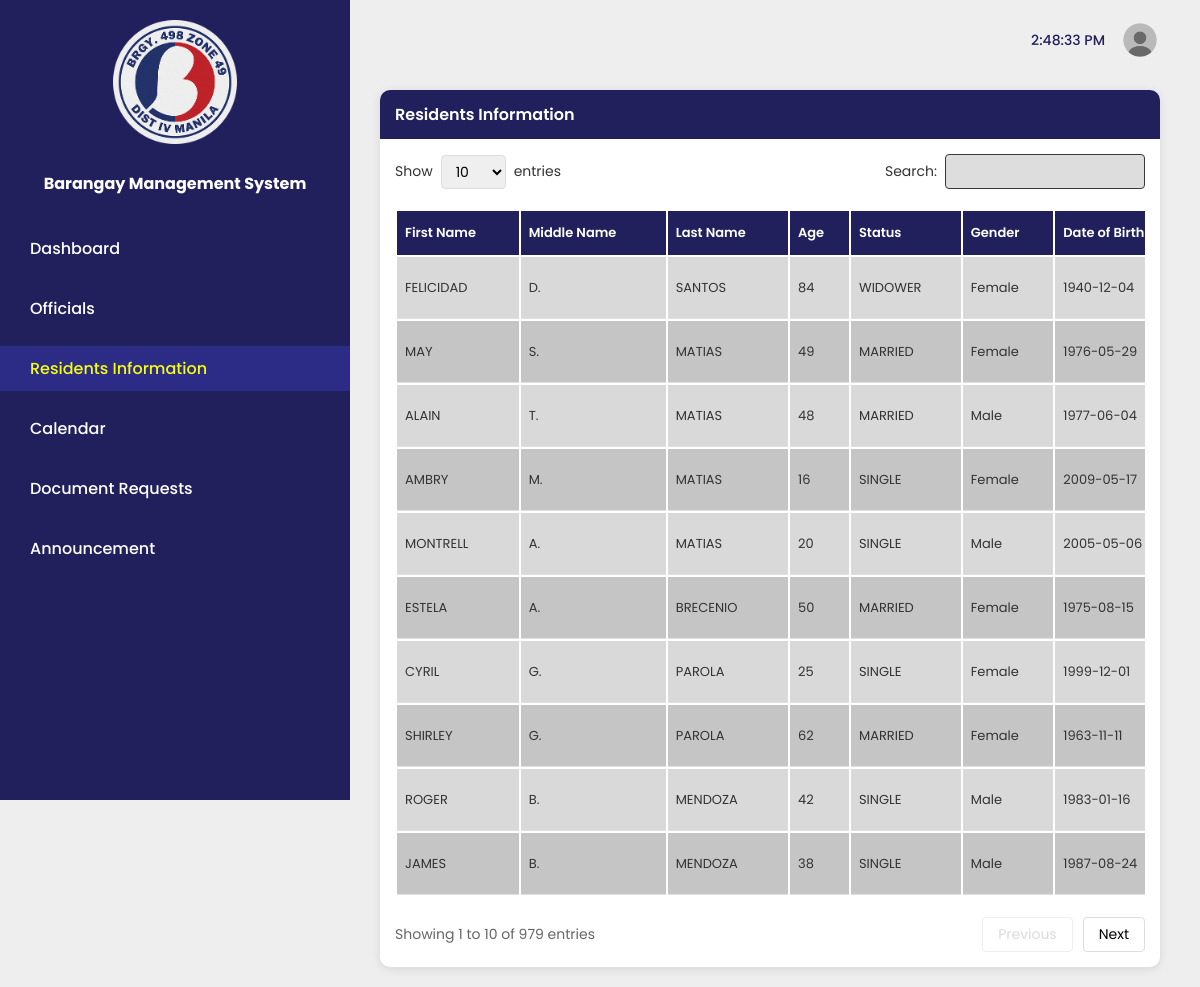
The page /admin-residents-info/admin-residents.php on the database its author committed.
### tables this page shows
CREATE TABLE `userprofile498` (
  `profile_id` int(11) NOT NULL,
  `user_id` int(11) NOT NULL,
  `first_name` varchar(100) NOT NULL,
  `profile_photo` varchar(255) DEFAULT NULL,
  `full_name` varchar(255) NOT NULL,
  `address` varchar(255) NOT NULL,
  `date_of_birth` date NOT NULL,
  `place_of_birth` varchar(255) NOT NULL,
  `sex` enum('M','F') NOT NULL,
  `civil_status` varchar(50) NOT NULL,
  `occupation` varchar(100) NOT NULL,
  `citizenship` varchar(50) NOT NULL,
  `relation_to_household` varchar(100) NOT NULL,
  `contact_number` varchar(20) DEFAULT NULL,
  `email` varchar(100) DEFAULT NULL,
  `created_at` timestamp NOT NULL DEFAULT current_timestamp(),
  `updated_at` timestamp NOT NULL DEFAULT current_timestamp() ON UPDATE current_timestamp()
);

### admin-residents-info/admin-residents.php (the view, shortened to what this page needs)
<?php
$servername = "localhost";
$username = "root";
$password = "";
$dbname = "498portal";
$conn = new mysqli($servername, $username, $password, $dbname);
$entries_per_page = isset($_GET['entries']) ? intval($_GET['entries']) : 10;
$page = isset($_GET['page']) ? intval($_GET['page']) : 1;
$offset = ($page - 1) * $entries_per_page;
$search = isset($_GET['search']) ? $conn->real_escape_string($_GET['search']) : '';
$where_clause = "";
$count_sql = "SELECT COUNT(*) as total FROM userprofile498 up
              INNER JOIN usercreds uc ON up.user_id = uc.user_id
              $where_clause";
$count_result = $conn->query($count_sql);
$total_records = $count_result->fetch_assoc()['total'];
$total_pages = ceil($total_records / $entries_per_page);
$sql = "SELECT
    uc.user_id,
    up.first_name,
    up.full_name,
    TIMESTAMPDIFF(YEAR, up.date_of_birth, CURDATE()) as age,
    up.civil_status,
    up.sex as gender,
    up.date_of_birth,
    COALESCE(NULLIF(up.contact_number, ''), uc.contact_number) as contact_number,
    COALESCE(NULLIF(up.email, ''), uc.email) as email
FROM userprofile498 up
INNER JOIN usercreds uc ON up.user_id = uc.user_id
$where_clause
ORDER BY up.profile_id ASC
LIMIT $offset, $entries_per_page";
$result = $conn->query($sql);
?>
<!DOCTYPE html>
<html lang="en">
  <head>
    <link rel="stylesheet" href="../admin-residents-info/admin-residents.css" />
    <link rel="stylesheet" href="../logout-modal.css" />
  </head>
  <body>
    <div class="sidebar" id="sidebar">
      <img
        src="../images/barangay-logo.png"
        alt="barangay-logo"
        class="barangay-logo"
      />
      <h1>Barangay Management System</h1>
      <nav class="menu">
        <ul class="menu-items">
          <li>
            <a href="../admin-dashboard.php">Dashboard</a>
          </li>
          <li><a href="../admin-officials/admin-officials.php">Officials</a></li>
          <li>
            <a href="../admin-residents-info/admin-residents.php" class="active"
              >Residents Information</a
            >
          </li>
          <li><a href="../admin-calendar/admin-calendar.php">Calendar</a></li>
          <li>
            <a href="../admin-document-req/admin-document-requests.php"
              >Document Requests</a>
          </li>
          <li>
            <a href="../admin-announcement/admin-announcement.php">Announcement</a>
          </li>
        </ul>
      </nav>
    </div>
    <div class="main-container">
      <div class="header">
        <div class="clock" id="clock">12:00:00 AM</div>
        <a href="#" id="logoutBtn">
          <img src="../images/logout.png" alt="logout" class="logout-logo" />
        </a>
      </div>
      <div class="content-box">
        <div class="content-header">Residents Information</div>
        <div class="table-controls">
          <div class="show-entries">
            <span>Show</span>
            <select id="entriesSelect" onchange="changeEntries(this.value)">
              <option value="10" <?php echo $entries_per_page == 10 ? 'selected' : ''; ?>>10</option>
            </select>
            <span>entries</span>
          </div>
          <div class="search-box">
            <span>Search:</span>
            <input type="text" id="searchInput" placeholder="" value="<?php echo htmlspecialchars($search); ?>" />
          </div>
        </div>
        <div class="residents-table">
          <table>
            <thead>
              <tr>
                <th>First Name</th>
                <th>Middle Name</th>
                <th>Last Name</th>
                <th>Age</th>
                <th>Status</th>
                <th>Gender</th>
                <th>Date of Birth</th>
              </tr>
            </thead>
            <tbody id="tableBody">
              <?php
        if ($result->num_rows > 0) {
          while($row = $result->fetch_assoc()) {
            $name_parts = explode(' ', trim($row['full_name']));
            $middle_name = '';
            $last_name = '';
            if (count($name_parts) > 2) {
              $middle_parts = array_slice($name_parts, 1, -1);
              $middle_name = !empty($middle_parts) ? substr($middle_parts[0], 0, 1) . '.' : '';
              $last_name = end($name_parts);
            } else if (count($name_parts) == 2) {
              $last_name = $name_parts[1];
            }
            echo "<tr>";
            echo "<td>" . htmlspecialchars($row['first_name']) . "</td>";
            echo "<td>" . htmlspecialchars($middle_name) . "</td>";
            echo "<td>" . htmlspecialchars($last_name) . "</td>";
            echo "<td>" . htmlspecialchars($row['age']) . "</td>";
            echo "<td>" . htmlspecialchars($row['civil_status']) . "</td>";
            echo "<td>" . ($row['gender'] == 'M' ? 'Male' : 'Female') . "</td>";
            echo "<td>" . htmlspecialchars($row['date_of_birth']) . "</td>";
            echo "</tr>";
          }
        } else {
          echo '<tr><td colspan="10" style="text-align: center;">No residents found</td></tr>';
        }
              ?>
            </tbody>
          </table>
        </div>
        <div class="table-footer">
          <div class="showing-info">
            Showing <?php echo min($offset + 1, $total_records); ?> to <?php echo min($offset + $entries_per_page, $total_records); ?> of <?php echo $total_records; ?> entries
          </div>
          <div class="pagination">
            <button id="prevBtn" <?php echo $page <= 1 ? 'disabled' : ''; ?> onclick="changePage(<?php echo $page - 1; ?>)">Previous</button>
            <button id="nextBtn" <?php echo $page >= $total_pages ? 'disabled' : ''; ?> onclick="changePage(<?php echo $page + 1; ?>)">Next</button>
          </div>
        </div>
      </div>
    </div>
  </body>
</html>

### admin-residents-info/admin-residents.css (style rules this page uses)
* { font-family: "Poppins", sans-serif; margin: 0; padding: 0; box-sizing: border-box; }
body { background-color: #eeeeee; }
.sidebar { position: fixed; background-color: #21205d; color: white; width: 350px; min-height: 100vh; text-align: center; padding: 20px; z-index: 1000; overflow-y: auto; }
.barangay-logo { width: 40%; padding-bottom: 20px; }
.sidebar h1 { font-size: 16px; margin-bottom: 30px; }
.menu-items { list-style: none; text-align: start; }
.menu-items li { margin-bottom: 15px; }
.menu-items a { text-decoration: none; color: white; display: block; padding: 10px 30px; margin: 0 -20px; transition: 0.3s; font-weight: 500; }
.menu-items a.active { background-color: #2c2b85; color: #f5fd12; }
.main-container { margin-left: 340px; padding: 20px 40px; }
.header { display: flex; justify-content: flex-end; align-items: center; gap: 15px; margin-bottom: 30px; }
.clock { font-size: 14px; color: #21205d; font-weight: 500; }
.logout-logo { width: 40px; border-radius: 50%; display: flex; align-items: center; justify-content: center; cursor: pointer; transition: 0.3s; }
.content-box { background-color: white; border-radius: 10px; padding: 30px; box-shadow: 0 2px 10px rgba(0, 0, 0, 0.1); }
.content-header { background-color: #21205d; color: white; padding: 15px 20px; margin: -30px -30px 20px -30px; border-radius: 10px 10px 0 0; font-size: 18px; font-weight: 600; }
.table-controls { display: flex; justify-content: space-between; align-items: center; margin-bottom: 20px; flex-wrap: wrap; gap: 15px; }
.show-entries { display: flex; align-items: center; gap: 8px; font-size: 14px; color: #333; }
.show-entries select { padding: 5px 10px; border: 1px solid #ddd; border-radius: 4px; font-size: 14px; cursor: pointer; }
.search-box { display: flex; align-items: center; gap: 8px; font-size: 14px; color: #333; }
.search-box input { padding: 6px 12px; border: 1px solid #393838; background-color: #ddd; border-radius: 4px; font-size: 14px; width: 200px; }
.residents-table { width: 100%; border-collapse: collapse; overflow-x: auto; display: block; }
.residents-table table { width: 100%; min-width: 1200px; }
.residents-table th { background-color: #21205d; color: white; padding: 12px 8px; text-align: left; font-weight: 600; font-size: 13px; white-space: nowrap; }
.residents-table td { padding: 12px 8px; border-bottom: 1px solid #e0e0e0; font-size: 13px; color: #333; }
.residents-table tbody tr { background-color: #d9d9d9; }
.residents-table tbody tr:nth-child(even) { background-color: #c5c5c5; }
.table-footer { display: flex; justify-content: space-between; align-items: center; margin-top: 20px; font-size: 14px; color: #666; }
.pagination { display: flex; gap: 10px; }
.pagination button { padding: 6px 15px; border: 1px solid #ddd; background-color: white; border-radius: 4px; cursor: pointer; font-size: 14px; transition: 0.3s; }
.pagination button:disabled { opacity: 0.5; cursor: not-allowed; }
.residents-table { font-size: 12px; }
.content-box { padding: 15px; }
.content-header { margin: -15px -15px 15px -15px; padding: 12px 15px; font-size: 16px; }

### rows shown on the page
userprofile498: first_name "FELICIDAD", full_name "D.", last_name "SANTOS", age "84", civil_status "WIDOWER", sex "Female", date_of_birth "1940-12-04"
userprofile498: first_name "MAY", full_name "S.", last_name "MATIAS", age "49", civil_status "MARRIED", sex "Female", date_of_birth "1976-05-29"
userprofile498: first_name "ALAIN", full_name "T.", last_name "MATIAS", age "48", civil_status "MARRIED", sex "Male", date_of_birth "1977-06-04"
userprofile498: first_name "AMBRY", full_name "M.", last_name "MATIAS", age "16", civil_status "SINGLE", sex "Female", date_of_birth "2009-05-17"
userprofile498: first_name "MONTRELL", full_name "A.", last_name "MATIAS", age "20", civil_status "SINGLE", sex "Male", date_of_birth "2005-05-06"
userprofile498: first_name "ESTELA", full_name "A.", last_name "BRECENIO", age "50", civil_status "MARRIED", sex "Female", date_of_birth "1975-08-15"
userprofile498: first_name "CYRIL", full_name "G.", last_name "PAROLA", age "25", civil_status "SINGLE", sex "Female", date_of_birth "1999-12-01"
userprofile498: first_name "SHIRLEY", full_name "G.", last_name "PAROLA", age "62", civil_status "MARRIED", sex "Female", date_of_birth "1963-11-11"
userprofile498: first_name "ROGER", full_name "B.", last_name "MENDOZA", age "42", civil_status "SINGLE", sex "Male", date_of_birth "1983-01-16"
userprofile498: first_name "JAMES", full_name "B.", last_name "MENDOZA", age "38", civil_status "SINGLE", sex "Male", date_of_birth "1987-08-24"

### other values the page prints
min($offset + 1, $total_records) "1"
min($offset + $entries_per_page, $total_records) "10"
$total_records "979"
